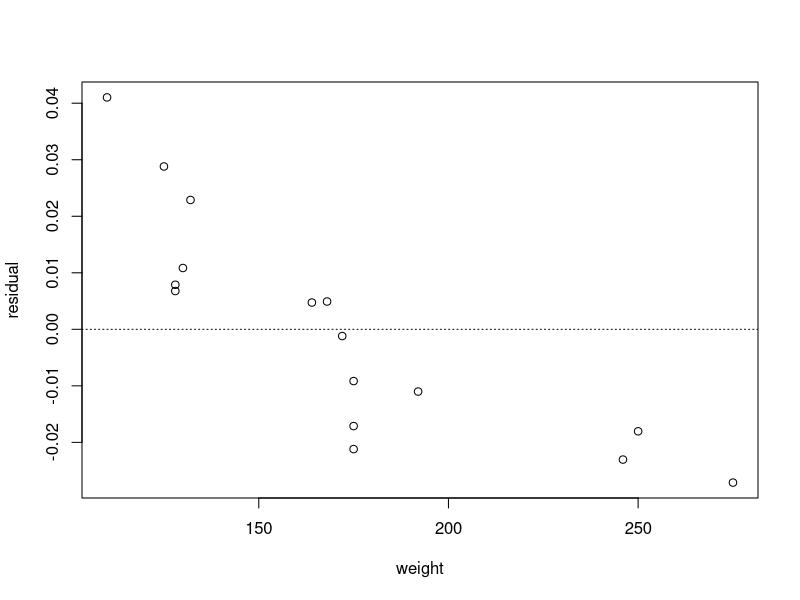
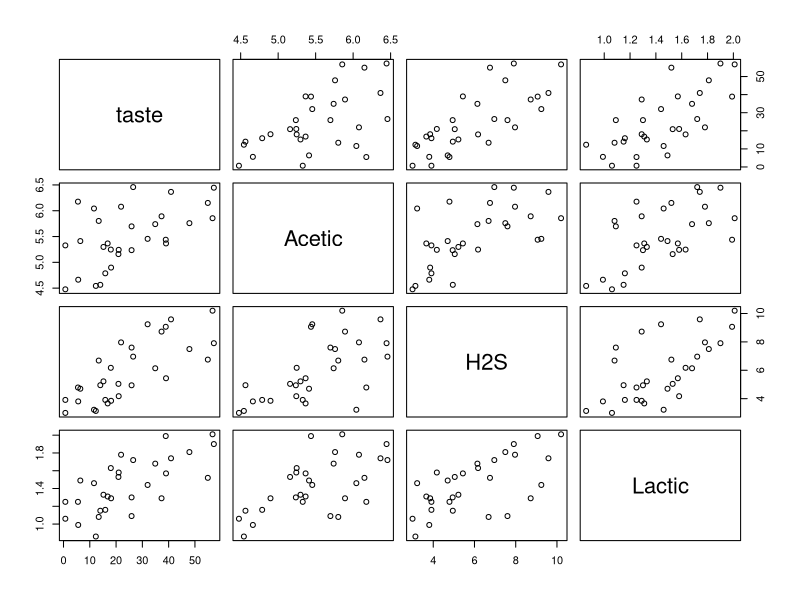
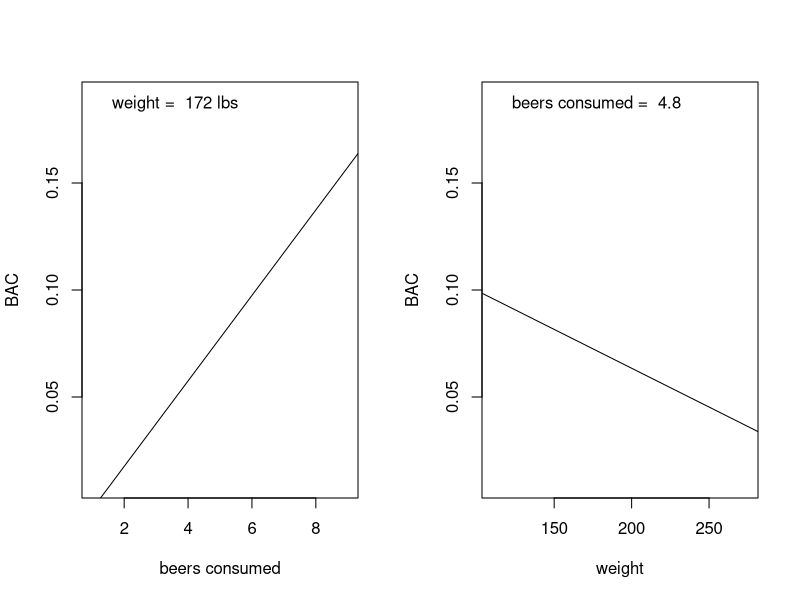
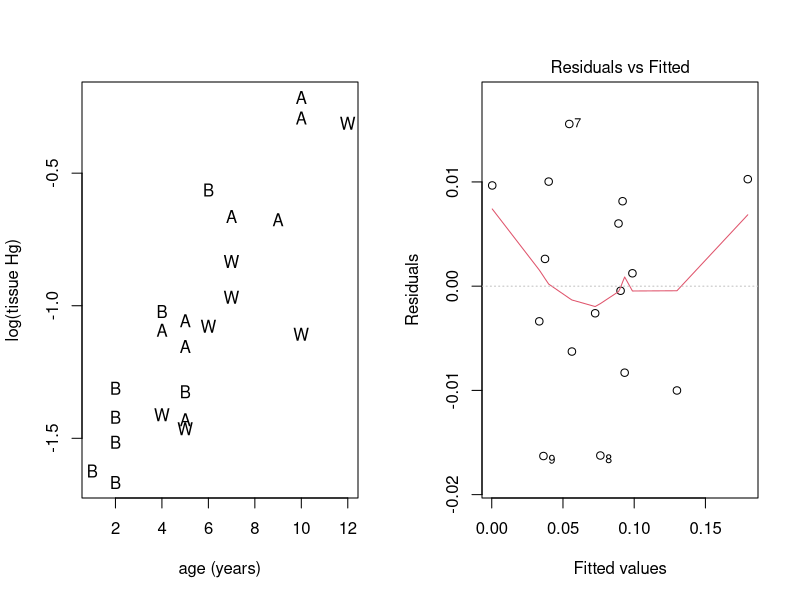
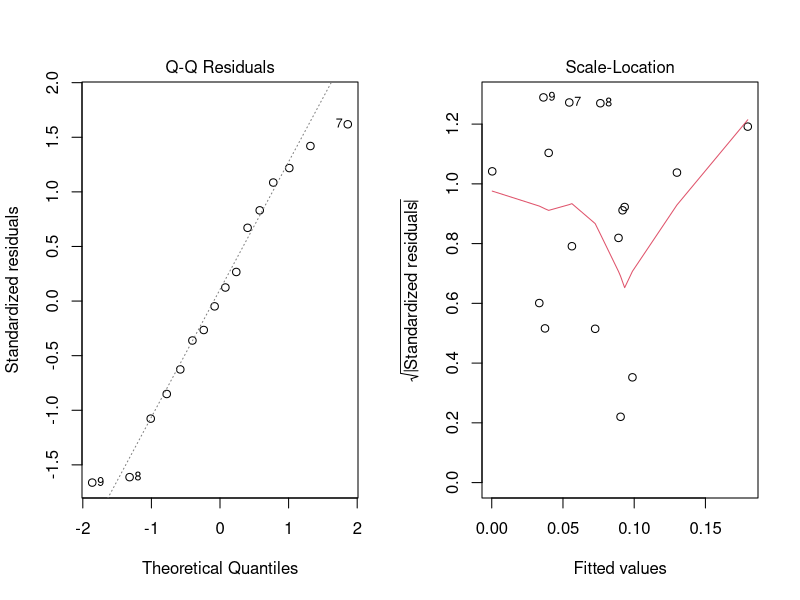
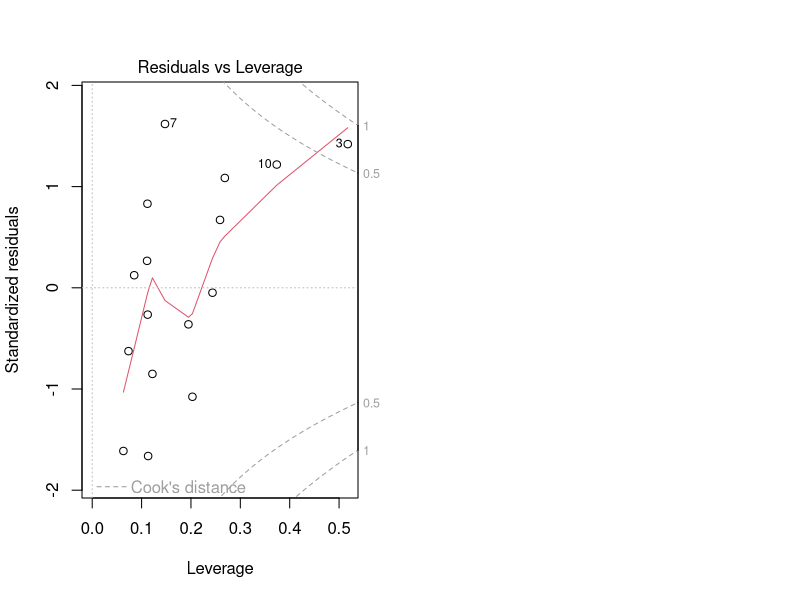

Write R code to recreate these figures, in order.
## ---- chunk 1
knitr::opts_chunk$set(fig.width = 5, fig.height = 4.5, fig.align = "center") 
## ---- chunk 2
beer <- read.csv("data/beer2.csv", head = T, stringsAsFactors = T)
head(beer)
## ---- chunk 3
fm1 <- with(beer, lm(BAC ~ beers))
plot(x = beer$weight, y = resid(fm1), xlab = "weight", ylab = "residual")
abline(h = 0, lty = "dotted")
## ---- chunk 4
fm2 <- lm(BAC ~ beers + weight, data = beer)
summary(fm2)
## ---- chunk 5
cheese <- read.table("data/cheese.txt", head = T, stringsAsFactors = T)
pairs(cheese)
## ---- chunk 6
cheese_regression <- lm(taste ~ Acetic + H2S + Lactic, data = cheese)
summary(cheese_regression)
## ---- chunk 7
slr1 <- lm(taste ~ Acetic, data = cheese)
summary(slr1)

slr2 <- lm(taste ~ H2S, data = cheese)
summary(slr2)

slr3 <- lm(taste ~ Lactic, data = cheese)
summary(slr3)
## ---- chunk 8
par(mfrow = c(1, 2))

b.hat <- coefficients(fm2)  # extract LSEs of regression coefficients
avg.beers <- mean(beer$beers)
avg.weight <- mean(beer$weight)

plot(BAC ~ beers, type = "n", xlab = "beers consumed", data = beer)  # set up axes
abline(a = b.hat[1] + b.hat[3] * avg.weight, b = b.hat[2])  # predicted BAC for average weight individual
legend("topleft", leg = paste("weight = ", round(avg.weight, 0), "lbs"), bty = "n")

plot(BAC ~ weight, type = "n", data = beer)  # set up axes
abline(a = b.hat[1] + b.hat[2] * avg.beers, b = b.hat[3])  # predicted BAC for average weight individual
legend("topleft", leg = paste("beers consumed = ", round(avg.beers, 1)), bty = "n")
## ---- chunk 9
confint(fm2, level = 0.99)
## ---- chunk 10
new.data <- data.frame(weight = 170, beers = 4)
predict(fm2, newdata = new.data, interval = "prediction")
predict(fm2, newdata = new.data, interval = "confidence")
## ---- chunk 11
full.model <- lm(BAC ~ beers + weight, data = beer)
(sse.full <- sum(resid(full.model)^2))

reduced.model <- lm(BAC ~ 1, data = beer)
(sse.full <- sum(resid(reduced.model)^2))
## ---- chunk 12
pf(128.3, df1 = 2, df2 = 13, lower = FALSE)
## ---- chunk 13
anova(reduced.model, full.model)
## ---- chunk 14
full.model <- lm(BAC ~ beers + weight, data = beer)
summary(full.model)
## ---- chunk 15
fish <- read.table("data/fish-mercury.txt", head = T, stringsAsFactors = T)

with(fish, plot(log(hg) ~ age, xlab = "age (years)", ylab = "log(tissue Hg)", type = "n"))
with(subset(fish, site == "Adger"), points(log(hg) ~ age, pch = "A"))
with(subset(fish, site == "Bennett"), points(log(hg) ~ age, pch = "B"))  
with(subset(fish, site == "Waterville"), points(log(hg) ~ age, pch = "W"))
## ---- chunk 16
contrasts(fish$site)
## ---- chunk 17
fish_model <- lm(log(hg) ~ age + site, data = fish)
summary(fish_model)
## ---- chunk 18
fish_model_full <- lm(log(hg) ~ age + site, data = fish)
fish_model_reduced <- lm(log(hg) ~ age, data = fish)
anova(fish_model_reduced, fish_model_full)
## ---- chunk 19
anova(fish_model_full)
## ---- chunk 20
fm1 <- lm(BAC ~ beers + weight + beers:weight, data = beer)
## ---- chunk 21
fm2 <- lm(BAC ~ beers * weight, data = beer)
## ---- chunk 22
summary(fm2)
## ---- chunk 23
beer$beers.c <- beer$beers - mean(beer$beers)
beer$weight.c <- beer$weight - mean(beer$weight)
head(beer)

fm3 <- lm(BAC ~ beers.c * weight.c, data = beer)
summary(fm3)
## ---- chunk 24
fm0 <- lm(taste ~ 1, data = cheese)  # the initial model y = b0 + eps
step(fm0, taste ~ Acetic + H2S + Lactic, data = cheese)  
## ---- chunk 25
fm1 <- lm(BAC ~ weight + beers, data = beer)
fm1.diagnostics <- lm.influence(fm1)
lev <- fm1.diagnostics$hat
## ---- chunk 26
head(cbind(beer, lev))
## ---- chunk 27
MASS::stdres(fm1)
## ---- chunk 28
plot(fm1)
## ---- chunk 29
bad.data <- data.frame(y    = c(2.4, 6.1, 4.4, 7.0),
                       degC = c(5, 10, 15, 20),
                       degF = c(41, 50, 59, 68))
summary(lm(y ~ degC + degF, data = bad.data))
